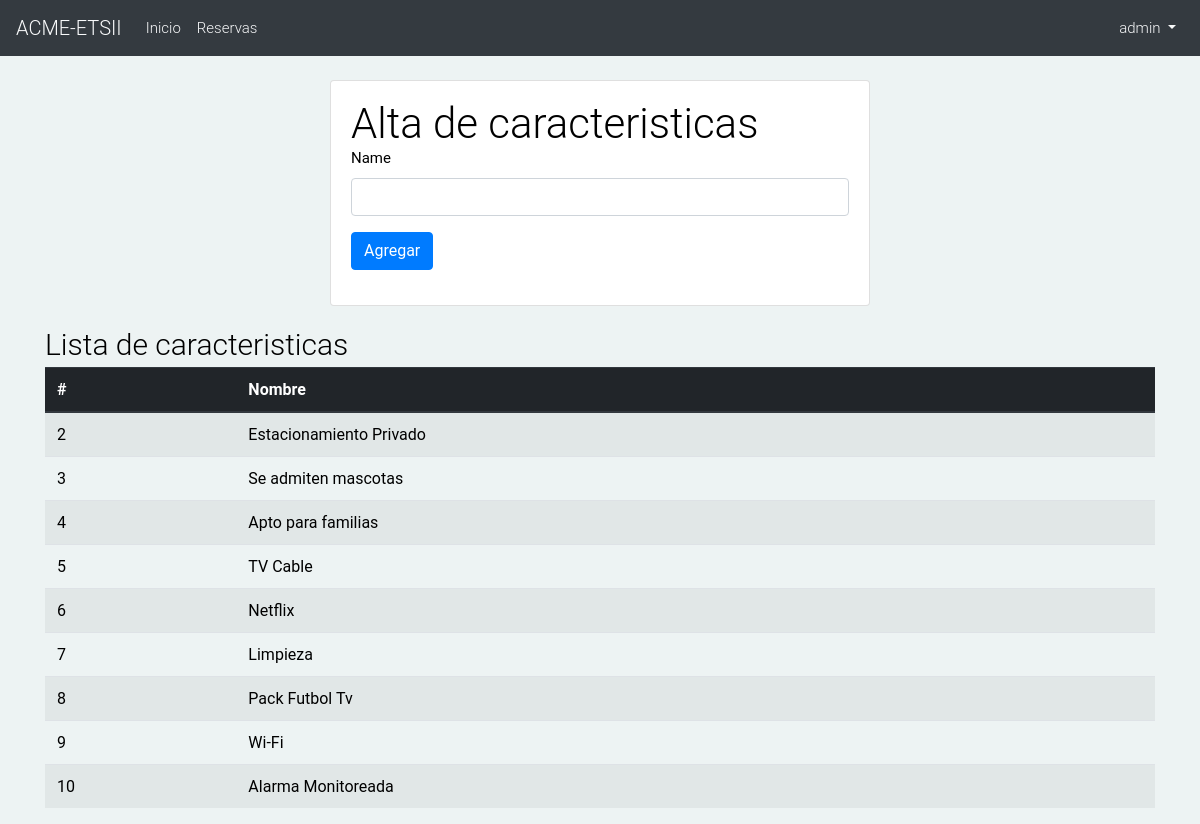
Before: /hospedajes/new_caracteristica/ (signed in) with the older database file.
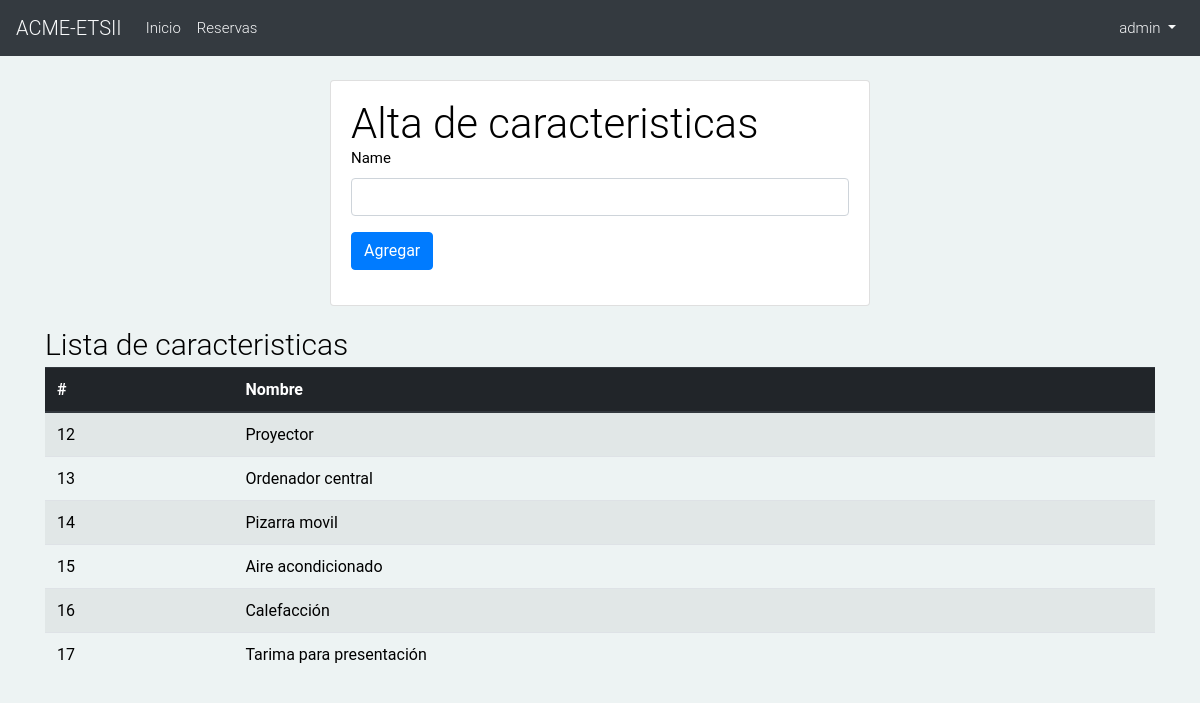
After: the same page with the newer database file.
### hospedajes_app/models.py (models this page shows, shortened)
class Caracteristica(models.Model):
    name = models.CharField(max_length=25, unique=True)
    className = models.CharField(max_length=50, blank=True)
    class Meta:
        verbose_name_plural = 'Caracteristicas'

### hospedajes_app/views.py (the view)
# urls.py: path('new_caracteristica/', views.caracteristica_form, name='caracteristicaForm'),
@login_required
@staff_member_required
def caracteristica_form(request):
    caracteristicas = Caracteristica.objects.all()
    if request.method == 'POST':
        form = CaracteristicaForm(request.POST)
        if form.is_valid():
            form.save()
    else:
        form = CaracteristicaForm()
    return render(request, 'hospedajes_app/forms/caracteristica_form.html', {'caracteristicas': caracteristicas, 'form': form})

### hospedajes_app/forms.py
class CaracteristicaForm(forms.ModelForm):
    class Meta:
        model = Caracteristica
        fields = ('name',)

### templates/hospedajes_app/forms/caracteristica_form.html (shortened to what this page needs)
{% extends 'hospedajes_app/base.html' %}
{% load crispy_forms_tags %}
{% block content %}
    <div class="row justify-content-center">
        <div class="col-6">
          <div class="card">
            <div class="card-body">
              <h2>Alta de caracteristicas</h2>
              <form method="post" novalidate>
                {{ form|crispy }}
                <button type="submit" class="btn btn-primary">Agregar</button>
              </form>
            </div>
          </div>
        </div>
    </div>
    <h3 class="mt-3">Lista de caracteristicas</h3>
    <table class="table table-striped table-hover table table-responsive-sm">
        {% if caracteristicas %}
        <thead class="thead-dark">
            <tr>
                <th scope="col">#</th>
                <th scope="col">Nombre</th>
            </tr>
        </thead>
        <tbody>
            {% for c in caracteristicas %}
            <tr>
                <td>{{ c.id }}</td>
                <td>{{ c.name }}</td>
            </tr>
            {% endfor %}
            {% else %}
                <h3>No hay caracteristicas</h3>
            {% endif %}
        </tbody>
    </table>
{% endblock %}

Changed rows visible on the page:
removed Caracteristica: id "2", name "Estacionamiento Privado"
removed Caracteristica: id "3", name "Se admiten mascotas"
removed Caracteristica: id "4", name "Apto para familias"
removed Caracteristica: id "5", name "TV Cable"
removed Caracteristica: id "6", name "Netflix"
removed Caracteristica: id "7", name "Limpieza"
removed Caracteristica: id "8", name "Pack Futbol Tv"
removed Caracteristica: id "9", name "Wi-Fi"
removed Caracteristica: id "10", name "Alarma Monitoreada"
added Caracteristica: id "12", name "Proyector"
added Caracteristica: id "13", name "Ordenador central"
added Caracteristica: id "14", name "Pizarra movil"
added Caracteristica: id "15", name "Aire acondicionado"
added Caracteristica: id "16", name "Calefacción"
added Caracteristica: id "17", name "Tarima para presentación"
